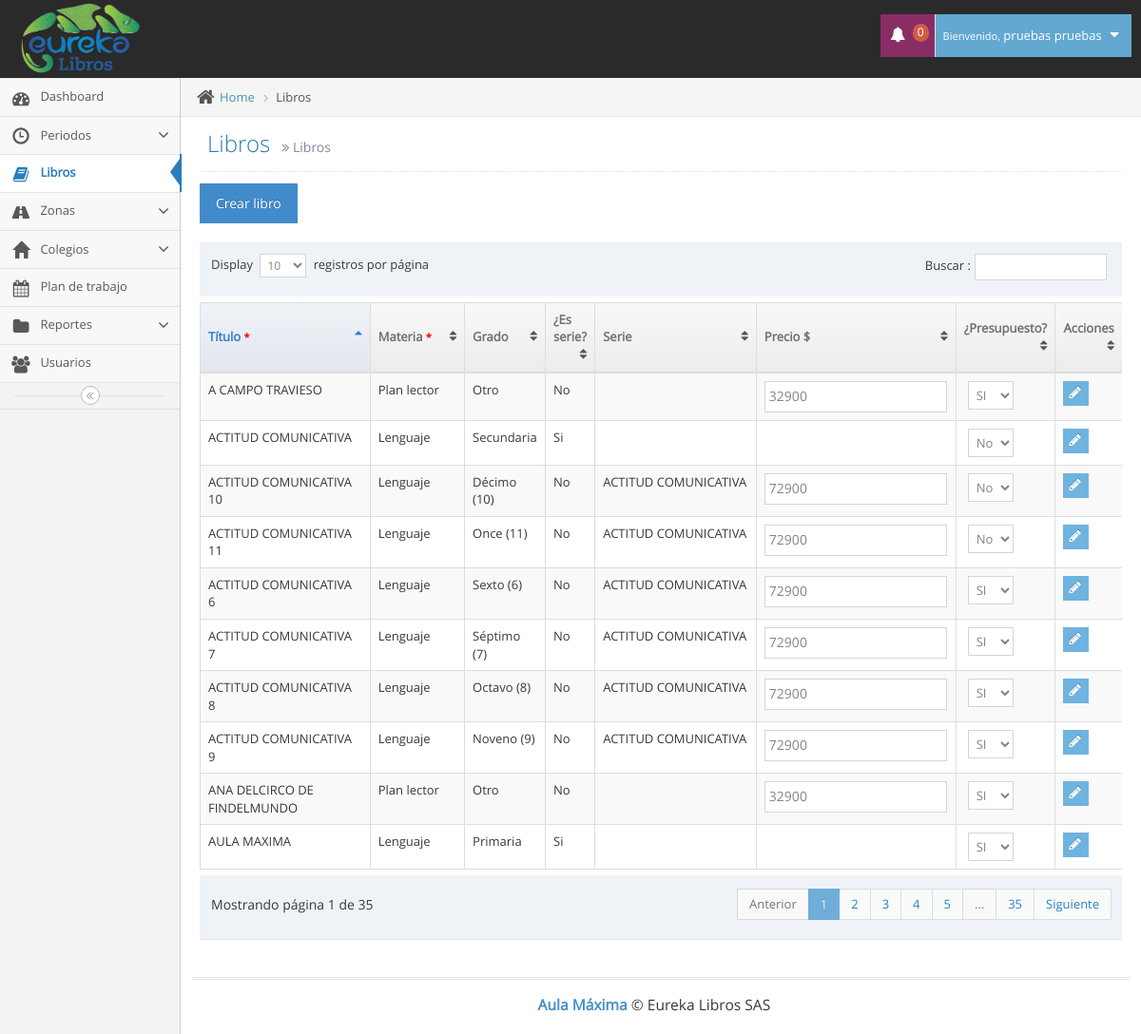
/libros.php (signed in), run on an earlier commit of the app's database.
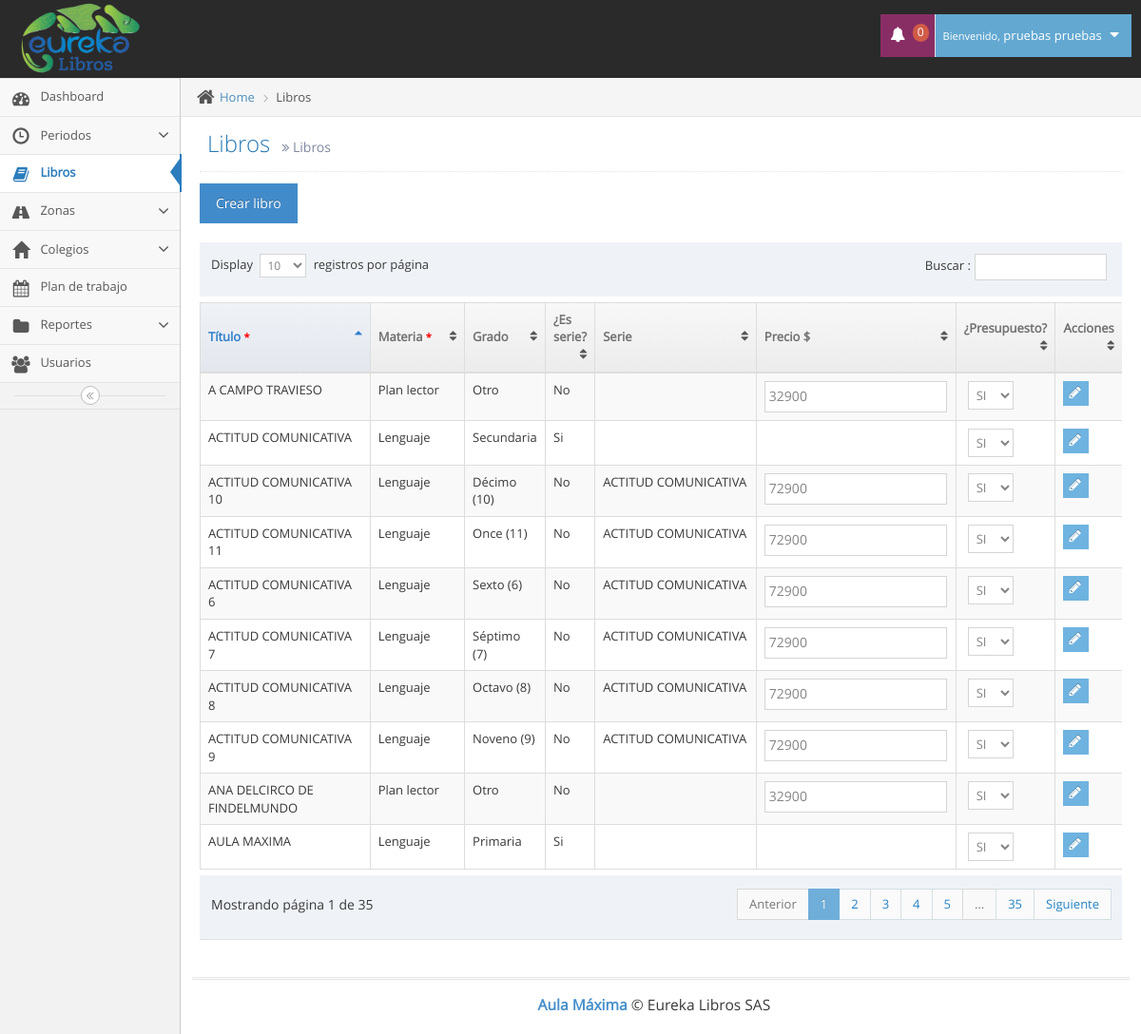
And on a later commit of the database.
### tables this page shows
CREATE TABLE `usuarios` (
  `id` int(11) NOT NULL,
  `tipo` int(11) NOT NULL,
  `id_pais` int(11) NOT NULL,
  `cedula` varchar(12) NOT NULL,
  `nombres` varchar(100) NOT NULL,
  `apellidos` varchar(100) NOT NULL,
  `telefono` varchar(12) NOT NULL,
  `direccion` varchar(100) NOT NULL,
  `correo` varchar(100) NOT NULL,
  `clave` varchar(100) NOT NULL,
  `cod_zona` varchar(10) NOT NULL
);

CREATE TABLE `libros` (
  `id` int(11) NOT NULL,
  `id_materia` int(11) NOT NULL,
  `id_grado` int(11) NOT NULL,
  `libro` varchar(200) NOT NULL,
  `precio` decimal(10,0) NOT NULL,
  `pri_sec` int(11) NOT NULL,
  `presupuesto` int(1) NOT NULL,
  `columna` int(11) NOT NULL
);

CREATE TABLE `materias` (
  `id` int(11) NOT NULL,
  `materia` varchar(100) NOT NULL
);

CREATE TABLE `grados` (
  `id` int(11) NOT NULL,
  `grado` varchar(20) NOT NULL
);

### libros.php (the view, shortened to what this page needs)
<!DOCTYPE html>
<html lang="es">
	<head>
		<link rel="stylesheet" href="assets/css/bootstrap.min.css" />
		<link rel="stylesheet" href="assets/font-awesome/4.5.0/css/font-awesome.min.css" />
		<link rel="stylesheet" href="assets/css/jquery-ui.min.css" />
		<link rel="stylesheet" href="assets/css/bootstrap-datepicker3.min.css" />
		<link href="assets/js/dataTables/dataTables.bootstrap.css" rel="stylesheet" />
		<link rel="stylesheet" href="assets/css/ace.min.css" class="ace-main-stylesheet" id="main-ace-style" />
		<link rel="stylesheet" href="assets/css/ace-skins.min.css" />
		<link rel="stylesheet" href="assets/css/ace-rtl.min.css" />
	</head>
	<body class="no-skin">
		<?php include("template/nav.php"); ?>
		<div class="main-container ace-save-state" id="main-container">
			<?php include("template/sidebar.php"); ?>
			<div class="main-content">
				<div class="main-content-inner">
					<div class="breadcrumbs ace-save-state" id="breadcrumbs">
						<ul class="breadcrumb">
							<li>
								<i class="ace-icon fa fa-home home-icon"></i>
								<a href="#">Home</a>
							</li>
							<li class="active">Libros</li>
						</ul>
					</div>
					<div class="page-content">
						<div class="page-header">
							<h1>
								Libros
								<small>
									<i class="ace-icon fa fa-angle-double-right"></i>
									Libros
								</small>
							</h1>
						</div>
						<div class="row">
							<div class="col-xs-12">
							<button class="btn btn-primary" data-toggle="modal" data-target="#ModalAdd">Crear libro</button><br><br>
							<?php
                                include("conexion/bdd.php");
                                $sql = "SELECT l.id,l.libro, l.id_grado, l.pri_sec, l.precio, l.pri_sec, l.presupuesto, m.materia, g.grado FROM libros l JOIN materias m ON l.id_materia=m.id JOIN grados g ON l.id_grado=g.id";
								$req = $bdd->prepare($sql);
								$req->execute();
								$libros = $req->fetchAll();
                            ?>
                            <div class="table-responsive">
                                <table class="table table-striped table-bordered table-hover" id="dataTables-example">
                                    <thead>
                                        <tr>
                                            <th>Título <small style="color: red;">*</small></th>
                                            <th>Materia <small style="color: red;">*</small></th>
                                            <th>Grado</th>
                                            <th>¿Es serie?</th>
                                            <th>Serie</th>
                                            <th>Precio $</th>
                                            <th>¿Presupuesto?</th>
                                            <th>Acciones</th>
                                        </tr>
                                    </thead>
                                    <tbody>
                                        <?php
                                        	foreach($libros as $libro) {
                                            	   $sql_serie = "SELECT libro FROM libros WHERE id='".$libro["pri_sec"]."'";
													$req_serie = $bdd->prepare($sql_serie);
													$req_serie->execute();
													$serie = $req_serie->fetch();
                                                echo'<tr class="odd gradeX">';
                                                echo '<form action="php/modificar_libro.php" method="POST">';
                                                echo'<td class="">'.$libro["libro"].'</td>';
                                                echo'<td class="">'.$libro["materia"].'</td>';
                                                echo'<td class="">'.$libro["grado"].'</td>';
                                                if ($libro["id_grado"] == 15 || $libro["id_grado"] == 16) {
                                                	echo'<td class="">Si</td>';
                                                } else {
                                                	echo'<td class="">No</td>';
                                                }
                                                echo'<td class="">'.$serie["libro"].'</td>';
                                                 if ($libro["id_grado"] == 15 || $libro["id_grado"] == 16) {
                                                 	echo'<td class=""></td>';
                                                 }else {
                                                 	echo'<td class=""><input type="number" name="precio" value="'.$libro["precio"].'" size="5" required></td>';
                                                 }
                                                 if ($libro["presupuesto"]==1) {
                                                 	echo'<td class=""> <select name="presupuesto" id="" required>
														<option value="1" selected>SI</option>
														<option value="0">No</option>
                                                 	</select></td>';
                                                 }else {
                                                 	echo'<td class=""> <select name="presupuesto" id="" required>
														<option value="1">SI</option>
														<option value="0" selected>No</option>
                                                 	</select></td>';
                                                 }
                                                echo '<td>
														<div class="hidden-sm hidden-xs btn-group">
															<button class="btn btn-xs btn-info">
																<i class="ace-icon fa fa-pencil bigger-120"></i>
															</button>
														</div>
														<div class="hidden-md hidden-lg">
															<div class="inline pos-rel">
																<a class="btn btn-minier btn-primary dropdown-toggle" data-toggle="dropdown" data-position="auto">
																	<i class="ace-icon fa fa-cog icon-only bigger-110"></i>
																</a>
																<ul class="dropdown-menu dropdown-only-icon dropdown-yellow dropdown-menu-right dropdown-caret dropdown-close">
																	<li>
																		<button class="tooltip-success" data-rel="tooltip" title="Edit">
																			<span class="green">
																				<i class="ace-icon fa fa-pencil-square-o bigger-120"></i>
																			</span>
																		</button>
																		<input type="hidden" name="id_usuario" value="">
																	</li></form>
																</ul>
															</div>
														</div>
													</td>
													</form>';
                                            }
                                         ?>
                                        </tr>
			<div class="footer">
				<div class="footer-inner">
					<div class="footer-content">
						<span class="bigger-120">
							<span class="blue bolder">Aula Máxima</span>
							 &copy; Eureka Libros SAS
						</span>
					</div>
				</div>
			</div>
	</body>
</html>

### template/nav.php (shortened to what this page needs)
<div id="navbar" class="navbar navbar-default          ace-save-state">
			<div class="navbar-container ace-save-state" id="navbar-container">
				<div class="navbar-header pull-left">
					<a href="index.php" class="navbar-brand">
						<small>
							<img src="assets/images/logo_eureka.png" alt="" class="" height="80px" width="125px">
						</small>
					</a>
				</div>
				<div class="navbar-buttons navbar-header pull-right" role="navigation">
					<ul class="nav ace-nav">
						<li class="purple dropdown-modal">
							<a data-toggle="dropdown" class="dropdown-toggle" href="#">
								<i class="ace-icon fa fa-bell"></i>
								<span class="badge badge-important">0</span>
							</a>
						</li>
						<li class="light-blue dropdown-modal">
							<a data-toggle="dropdown" href="#" class="dropdown-toggle">
								<?php
									require_once('conexion/bdd.php');
									$sql = "SELECT nombres,apellidos FROM usuarios WHERE id='".$_SESSION['id']."'";
									$req = $bdd->prepare($sql);
									$req->execute();
									$usuario = $req->fetch();
									$nombre_completo=$usuario["nombres"]." ".$usuario["apellidos"];
								?>
									<small>Bienvenido,</small>
									<?php echo $nombre_completo; ?>
								<i class="ace-icon fa fa-caret-down"></i>
							</a>
						</li>
					</ul>
				</div>
			</div>
		</div>

### template/sidebar.php (shortened to what this page needs)
<div id="sidebar" class="sidebar                  responsive                    ace-save-state sidebar-fixed sidebar-scroll">
				<ul class="nav nav-list">
					<li class="inicio">
						<a href="index.php">
							<i class="menu-icon fa fa-tachometer"></i>
							<span class="menu-text"> Dashboard </span>
						</a>
					</li>
					<?php if ( ($_SESSION["tipo"] ==1) ) {?>
					<li class="abrir_periodos">
						<a href="#" class="dropdown-toggle">
							<i class="menu-icon glyphicon glyphicon-time"></i>
							<span class="menu-text"> Periodos </span>
							<b class="arrow fa fa-angle-down"></b>
						</a>
						<li class="libros">
								<a href="libros.php">
									<i class="menu-icon fa fa-book"></i>
									<span class="menu-text">
										Libros
									</span>
								</a>
							</li>
					</li>
					<?php } ?>
					<?php if ( ($_SESSION["tipo"] ==1) ) {?>
					<li class="abrir_zonas">
						<a href="#" class="dropdown-toggle">
							<i class="menu-icon fa fa-road"></i>
							<span class="menu-text"> Zonas </span>
							<b class="arrow fa fa-angle-down"></b>
						</a>
					</li>
					<?php } ?>
					<li class="abrir_colegios">
						<a href="#" class="dropdown-toggle">
							<i class="menu-icon glyphicon glyphicon-home"></i>
							<span class="menu-text"> Colegios </span>
							<b class="arrow fa fa-angle-down"></b>
						</a>
					</li>
					<li class="plan_trabajo">
						<a href="calendar.php">
							<i class="menu-icon fa fa-calendar"></i>
							<span class="menu-text">
								Plan de trabajo
							</span>
						</a>
					</li>
					<li class="abrir_reportes">
						<a href="#" class="dropdown-toggle">
							<i class="menu-icon fa fa-folder"></i>
							<span class="menu-text"> Reportes </span>
							<b class="arrow fa fa-angle-down"></b>
						</a>
						</li>
					</ul>
					<?php if ( ($_SESSION["tipo"] ==1) ) {?>
							<li class="usuarios">
								<a href="usuarios.php">
									<i class="menu-icon fa fa-users"></i>
									<span class="menu-text">
										Usuarios
									</span>
								</a>
							</li>
						<?php } ?>
				<div class="sidebar-toggle sidebar-collapse" id="sidebar-collapse">
					<i id="sidebar-toggle-icon" class="ace-icon fa fa-angle-double-left ace-save-state" data-icon1="ace-icon fa fa-angle-double-left" data-icon2="ace-icon fa fa-angle-double-right"></i>
				</div>
			</div>

What changed in the data, as far as the page shows it:
changed libros "ACTITUD COMUNICATIVA 10": presupuesto "No" → "SI"
changed libros "ACTITUD COMUNICATIVA 11": presupuesto "No" → "SI"
changed libros "Secundaria": presupuesto "No" → "SI"
